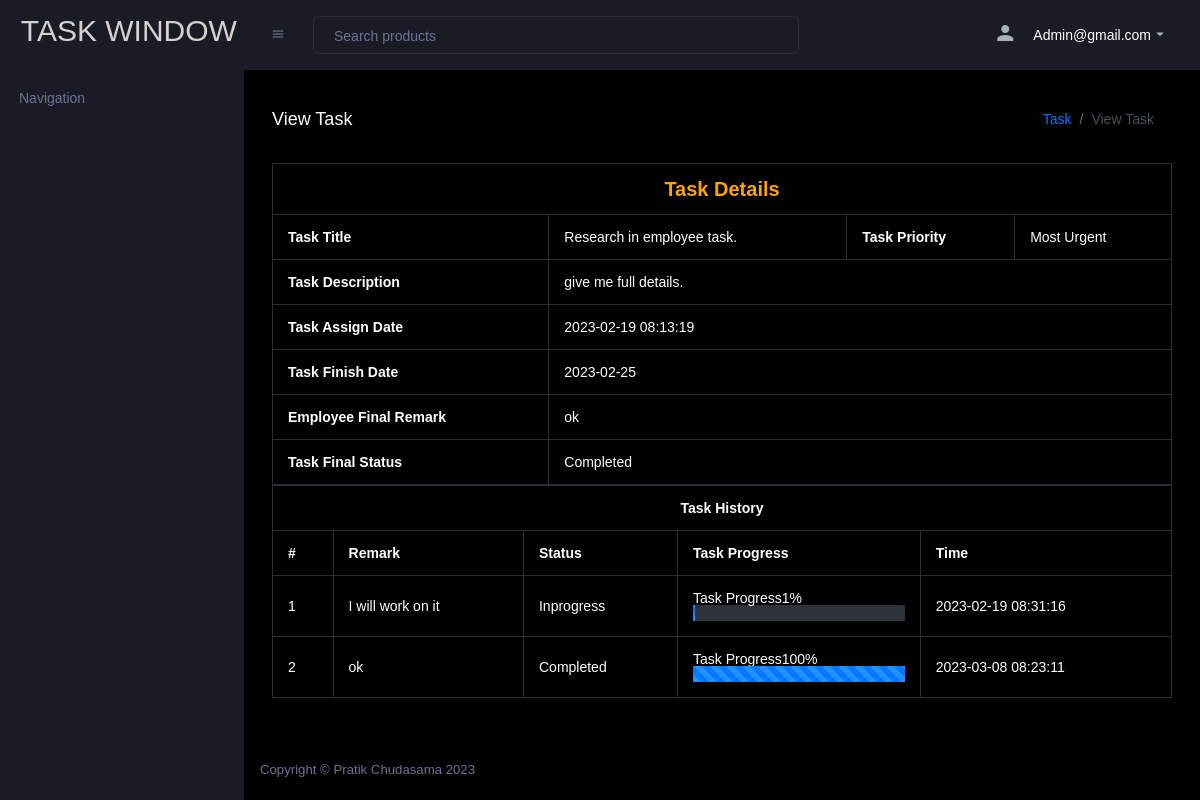
The page /TaskView.php?tid=1 (signed in) on the database its author committed.
### tables this page shows
CREATE TABLE `tasks` (
  `Id` int(11) NOT NULL,
  `DeptId` int(10) NOT NULL,
  `AssignTaskto` int(10) NOT NULL,
  `TaskPriority` varchar(150) NOT NULL,
  `ProjectId` int(10) NOT NULL,
  `TaskTitle` varchar(255) NOT NULL,
  `TaskDescription` varchar(255) NOT NULL,
  `TaskEnddate` date NOT NULL,
  `TaskAssigndate` timestamp NOT NULL DEFAULT current_timestamp(),
  `Status` varchar(255) NOT NULL DEFAULT 'pending',
  `WorkCompleted` varchar(250) DEFAULT NULL,
  `Remark` varchar(255) DEFAULT NULL,
  `Createat` timestamp NOT NULL DEFAULT current_timestamp(),
  `Updateat` timestamp NULL DEFAULT NULL ON UPDATE current_timestamp()
);

CREATE TABLE `tasktracking` (
  `ID` int(10) NOT NULL,
  `TaskID` int(10) DEFAULT NULL,
  `Remark` varchar(250) DEFAULT NULL,
  `Status` varchar(100) DEFAULT NULL,
  `WorkCompleted` varchar(200) DEFAULT NULL,
  `UpdationDate` timestamp NULL DEFAULT current_timestamp()
);

### TaskView.php (the view, shortened to what this page needs)
<?php
include('Includes/sidebar.php');
include('Includes/navbar.php');
?>
<div class="page-header">
    <h3 class="page-title">View Task</h3>
    <nav aria-label="breadcrumb">
        <ol class="breadcrumb">
            <li class="breadcrumb-item"><a href="#">Task</a></li>
            <li class="breadcrumb-item active" aria-current="page">View Task</li>
        </ol>
    </nav>
</div>
<?php
$tid = $_GET['tid'];
$sql = "SELECT * FROM `tasks` JOIN departments ON departments.ID = tasks.DeptId JOIN employees ON employees.Id = tasks.AssignTaskto WHERE tasks.Id = $tid";
$result = $con->query($sql);
if ($result->num_rows > 0) {
    while ($row = mysqli_fetch_assoc($result)) {
?>
        <table class="table table-bordered" style="color:#000">
            <tr>
                <th colspan="6" style="color: orange;font-weight: bold;font-size: 20px;text-align: center;">
                    Task Details </th>
            </tr>
            <tr>
                <th>Task Title</th>
                <td><?php echo $row['TaskTitle']; ?></td>
                <th>Task Priority</th>
                <td><?php echo $row['TaskPriority']; ?></td>
            </tr>
            <tr>
                <th>Task Description</th>
                <td colspan="3"><?php echo $row['TaskDescription']; ?></td>
            </tr>
            <tr>
                <th>Task Assign Date</th>
                <td colspan="3"><?php echo $row['TaskAssigndate']; ?></td>
            </tr>
            <tr>
                <th>Task Finish Date</th>
                <td colspan="3"><?php echo $row['TaskEnddate']; ?></td>
            </tr>
            <tr>
                <th>Employee Final Remark</th>
                <td colspan="4"><?php echo ($row['Status'] == "pending") ? 'Pending' : $row['Remark']; ?></td>
            </tr>
            <tr>
                <th>Task Final Status</th>
                <td colspan="3">
                    <?php
                    $status = $row['Status'];
                    if ($row['Status'] == "Completed") {
                        echo "Completed";
                    }
                    ?>
                </td>
            </tr>
        </table>
<?php
    }
}
?>
<?php
$tid = $_GET['tid'];
if ($status != "") {
    $sql = "SELECT * FROM `TaskTracking` WHERE TaskID = $tid";
    $query = $con->query($sql);
    if ($query->num_rows > 0) {
        $number = 1;
?>
        <table class="table table-bordered dt-responsive nowrap" style="color: #000;border-collapse: collapse; border-spacing: 0; width: 100%;">
            <tr align="center">
                <th colspan="5" style="color:white">Task History</th>
            </tr>
            <tr>
                <th>#</th>
                <th>Remark</th>
                <th>Status</th>
                <th>Task Progress</th>
                <th>Time</th>
            </tr>
            <?php while ($row = mysqli_fetch_assoc($query)) { ?>
                <tr>
                    <td><?php echo $number ?></td>
                    <td><?php echo $row['Remark']; ?></td>
                    <td><?php echo $row['Status']; ?></td>
                    <td>
                        <span class="skill" style="width:90%;">Task Progress<span class="info_valume"><?php echo $row['WorkCompleted']; ?>%</span>
                        </span>
                        <div class="progress skill-bar ">
                            <div class="progress-bar progress-bar-animated progress-bar-striped" role="progressbar" aria-valuenow="<?php echo $row['WorkCompleted']; ?>" aria-valuemin="0" aria-valuemax="100" style="width:<?php echo $row['WorkCompleted']; ?>%;">
                            </div>
                        </div>
                    </td>
                    <td><?php echo $row['UpdationDate']; ?></td>
                </tr>
                <?php $number++; ?>
        <?php }
        } ?>
        </table>
    <?php  }
    ?>
    <?php
    include('Includes/footer.php');
    ?>

### Includes/sidebar.php (style rules this page uses)
body { font-family: 'Poppins', sans-serif !important; }

### TaskView.php (style rules this page uses)
td, th { color: white; }

### rows shown on the page
tasks: TaskTitle "Research in employee task.", TaskPriority "Most Urgent", TaskDescription "give me full details.", TaskAssigndate "2023-02-19 08:13:19", TaskEnddate "2023-02-25", Remark "ok", Status "Completed"
tasktracking: Remark "I will work on it", Status "Inprogress", WorkCompleted "1", UpdationDate "2023-02-19 08:31:16"
tasktracking: Remark "ok", Status "Completed", WorkCompleted "100", UpdationDate "2023-03-08 08:23:11"

### other values the page prints
$_SESSION['user']['EmployeeEmail'] "Admin@gmail.com"
